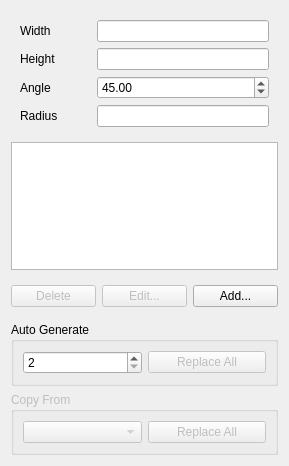
<?xml version="1.0" encoding="UTF-8"?>
<ui version="4.0">
 <class>TaskPanel</class>
 <widget class="QWidget" name="TaskPanel">
  <property name="geometry">
   <rect>
    <x>0</x>
    <y>0</y>
    <width>289</width>
    <height>466</height>
   </rect>
  </property>
  <property name="windowTitle">
   <string>Holding Tags</string>
  </property>
  <layout class="QGridLayout" name="gridLayout_2">
   <item row="2" column="0">
    <widget class="QWidget" name="removeEditAddGroup" native="true">
     <layout class="QGridLayout" name="gridLayout">
      <property name="leftMargin">
       <number>0</number>
      </property>
      <property name="rightMargin">
       <number>0</number>
      </property>
      <item row="1" column="2">
       <widget class="QPushButton" name="pbAdd">
        <property name="text">
         <string>Add...</string>
        </property>
       </widget>
      </item>
      <item row="1" column="0">
       <widget class="QPushButton" name="pbDelete">
        <property name="enabled">
         <bool>false</bool>
        </property>
        <property name="text">
         <string>Delete</string>
        </property>
       </widget>
      </item>
      <item row="1" column="1">
       <widget class="QPushButton" name="pbEdit">
        <property name="enabled">
         <bool>false</bool>
        </property>
        <property name="text">
         <string>Edit...</string>
        </property>
       </widget>
      </item>
     </layout>
    </widget>
   </item>
   <item row="1" column="0">
    <widget class="QListWidget" name="lwTags">
     <property name="toolTip">
      <string>&lt;html&gt;&lt;head/&gt;&lt;body&gt;&lt;p&gt;List of current tags. Edit coordinates by double click or Edit button.&lt;/p&gt;&lt;p&gt;Tags are automatically disabled if they overlap with the previous tag, or don't lie on the base wire.&lt;/p&gt;&lt;/body&gt;&lt;/html&gt;</string>
     </property>
    </widget>
   </item>
   <item row="0" column="0">
    <widget class="QWidget" name="parameterGroup" native="true">
     <layout class="QFormLayout">
      <property name="fieldGrowthPolicy">
       <enum>QFormLayout::AllNonFixedFieldsGrow</enum>
      </property>
      <item row="0" column="0">
       <widget class="QLabel" name="label_2">
        <property name="text">
         <string>Width</string>
        </property>
       </widget>
      </item>
      <item row="1" column="0">
       <widget class="QLabel" name="label_3">
        <property name="text">
         <string>Height</string>
        </property>
       </widget>
      </item>
      <item row="2" column="0">
       <widget class="QLabel" name="label_4">
        <property name="text">
         <string>Angle            </string>
        </property>
       </widget>
      </item>
      <item row="0" column="1">
       <widget class="Gui::InputField" name="ifWidth">
        <property name="toolTip">
         <string>&lt;html&gt;&lt;head/&gt;&lt;body&gt;&lt;p&gt;Width of the resulting holding tag.&lt;/p&gt;&lt;/body&gt;&lt;/html&gt;</string>
        </property>
       </widget>
      </item>
      <item row="1" column="1">
       <widget class="Gui::InputField" name="ifHeight">
        <property name="toolTip">
         <string>&lt;html&gt;&lt;head/&gt;&lt;body&gt;&lt;p&gt;Height of holding tag.&lt;/p&gt;&lt;p&gt;Note that resulting tag might be smaller if the tag's width and angle result in a triangular shape.&lt;/p&gt;&lt;/body&gt;&lt;/html&gt;</string>
        </property>
       </widget>
      </item>
      <item row="2" column="1">
       <widget class="QDoubleSpinBox" name="dsbAngle">
        <property name="toolTip">
         <string>&lt;html&gt;&lt;head/&gt;&lt;body&gt;&lt;p&gt;Plunge angle for ascent and descent of holding tag.&lt;/p&gt;&lt;/body&gt;&lt;/html&gt;</string>
        </property>
        <property name="minimum">
         <double>5.000000000000000</double>
        </property>
        <property name="maximum">
         <double>90.000000000000000</double>
        </property>
        <property name="singleStep">
         <double>15.000000000000000</double>
        </property>
        <property name="value">
         <double>45.000000000000000</double>
        </property>
       </widget>
      </item>
      <item row="3" column="0">
       <widget class="QLabel" name="label_5">
        <property name="text">
         <string>Radius</string>
        </property>
       </widget>
      </item>
      <item row="3" column="1">
       <widget class="Gui::InputField" name="ifRadius">
        <property name="toolTip">
         <string>&lt;html&gt;&lt;head/&gt;&lt;body&gt;&lt;p&gt;Radius of the fillet at the top.&lt;/p&gt;&lt;p&gt;If the radius is too big for the tag shape it gets reduced to the maximum possible radius - resulting in a spherical shape.&lt;/p&gt;&lt;/body&gt;&lt;/html&gt;</string>
        </property>
       </widget>
      </item>
     </layout>
    </widget>
   </item>
   <item row="4" column="0">
    <widget class="QGroupBox" name="gbCopy">
     <property name="enabled">
      <bool>false</bool>
     </property>
     <property name="title">
      <string>Copy From</string>
     </property>
     <layout class="QGridLayout" name="gridLayout_4">
      <item row="0" column="0">
       <widget class="QComboBox" name="cbSource">
        <property name="toolTip">
         <string notr="true"/>
        </property>
       </widget>
      </item>
      <item row="0" column="1">
       <widget class="QPushButton" name="pbCopy">
        <property name="text">
         <string>Replace All</string>
        </property>
       </widget>
      </item>
     </layout>
    </widget>
   </item>
   <item row="3" column="0">
    <widget class="QGroupBox" name="cbTagGeneration">
     <property name="title">
      <string>Auto Generate</string>
     </property>
     <layout class="QGridLayout" name="gridLayout_3">
      <item row="1" column="0">
       <widget class="QSpinBox" name="sbCount">
        <property name="minimum">
         <number>2</number>
        </property>
       </widget>
      </item>
      <item row="1" column="1">
       <widget class="QPushButton" name="pbGenerate">
        <property name="enabled">
         <bool>false</bool>
        </property>
        <property name="text">
         <string>Replace All</string>
        </property>
       </widget>
      </item>
     </layout>
    </widget>
   </item>
  </layout>
 </widget>
 <customwidgets>
  <customwidget>
   <class>Gui::InputField</class>
   <extends>QLineEdit</extends>
   <header>Gui/InputField.h</header>
  </customwidget>
 </customwidgets>
 <resources/>
 <connections/>
</ui>
